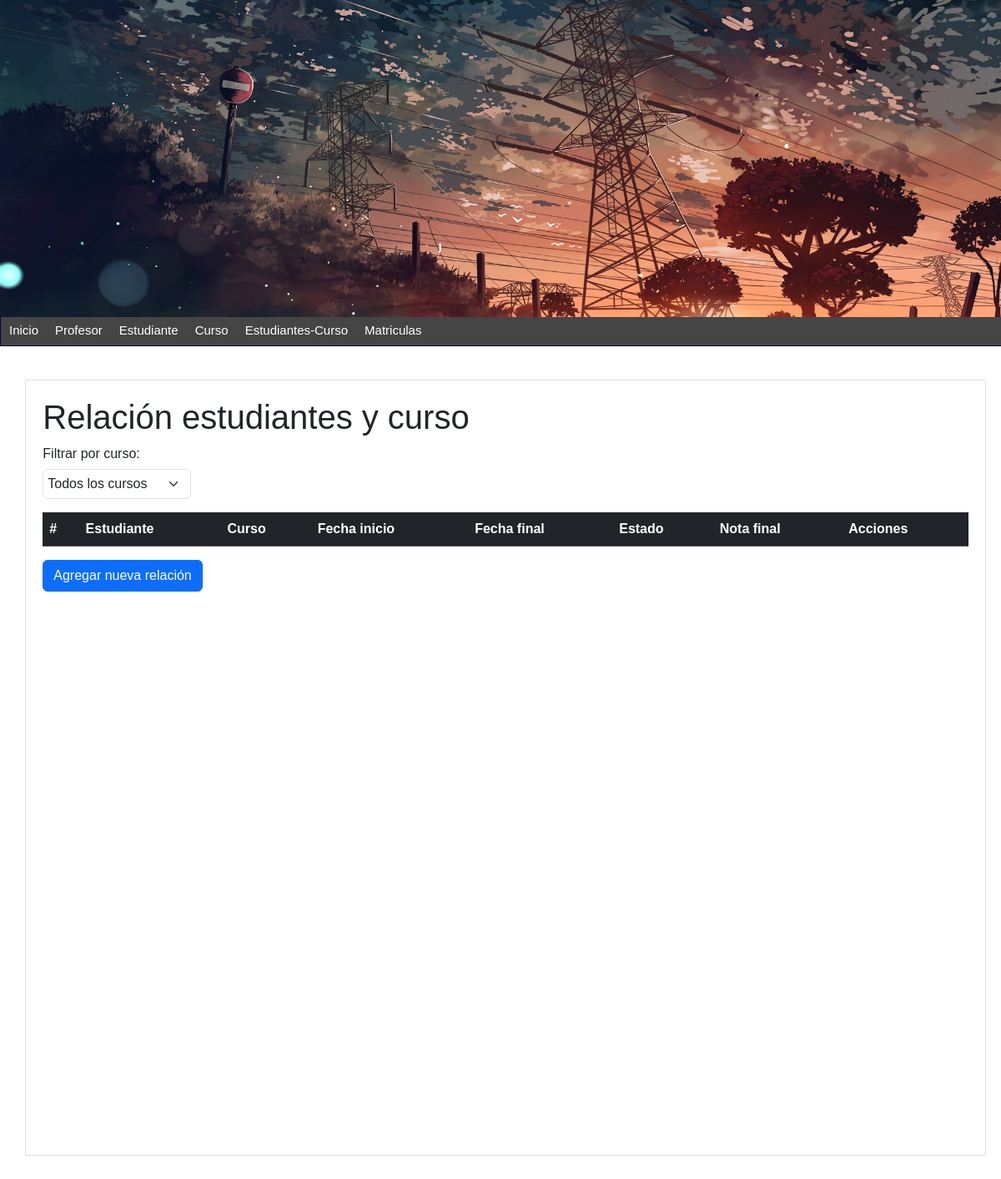
The page /estudiantes-curso/ on the database as committed earlier.
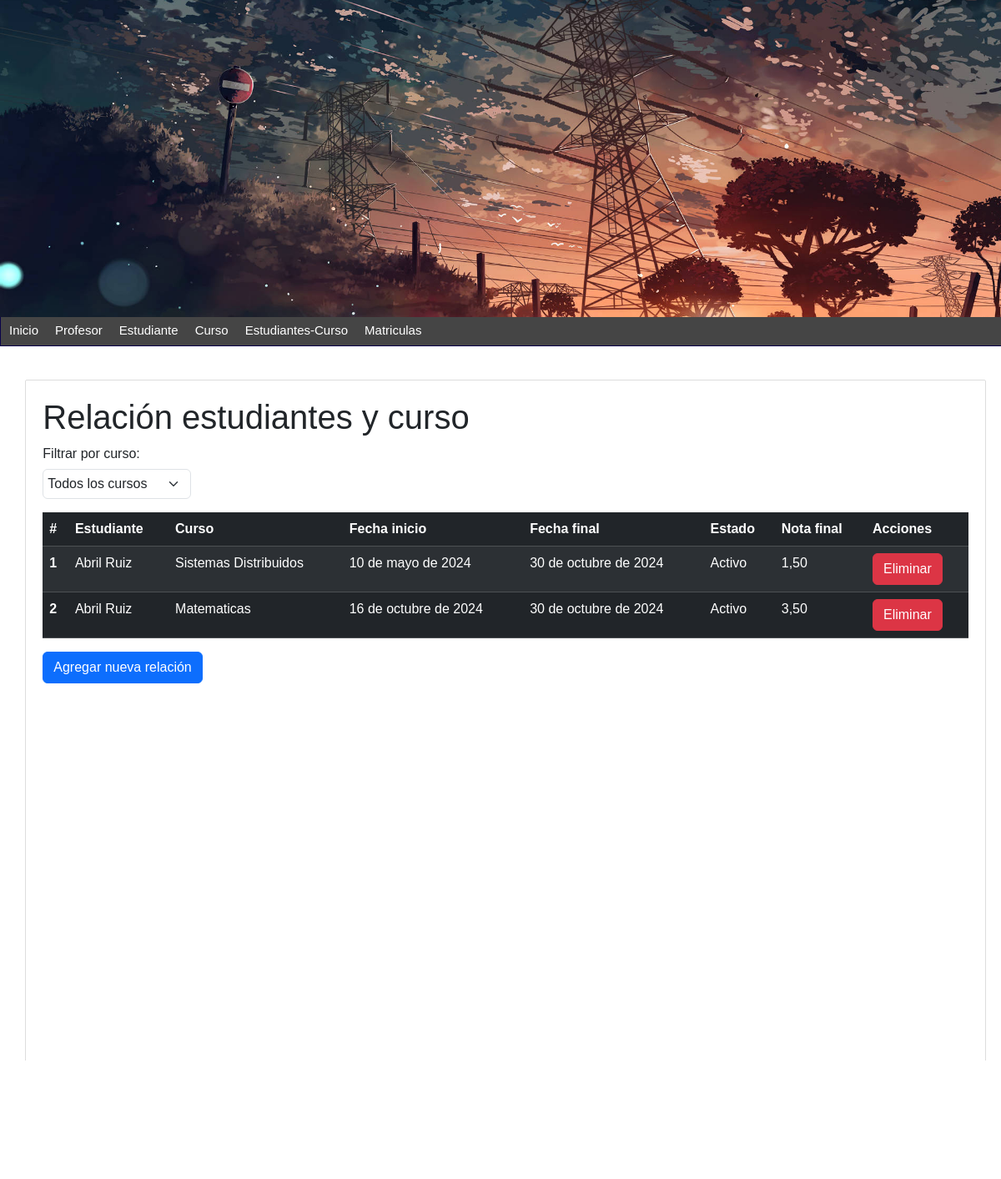
The same page on the database as committed later.
### estudiante_curso/models.py (models this page shows, shortened)
class EstudianteCurso(models.Model):
    estudiante = models.ForeignKey(Persona, on_delete=models.CASCADE, related_name='cursos')
    curso = models.ForeignKey(curso, on_delete=models.CASCADE)
    fechaInicio = models.DateField()
    fechaFinal = models.DateField()
    estado = models.CharField(max_length=100)
    notaFinal = models.DecimalField(max_digits=3, decimal_places=2)
    class Meta:
        db_table = 'Estudiantes_Cursos'

### persona/models.py (models this page shows, shortened)
class Persona(models.Model):
    nombre = models.CharField(max_length=100)
    apellidos = models.CharField(max_length=100)
    dni = models.CharField(max_length=10, unique=True)  # dni unico
    telefono = models.CharField(max_length=10)
    email = models.EmailField()
    fecha_nacimiento = models.DateField()
    rol = models.CharField(max_length=20)
    created_at = models.DateTimeField(auto_now_add=True)
    class Meta:
        db_table = 'persona'

### estudiante_curso/views.py (the view)
# urls.py: path('estudiantes-curso/', Estudiante_Curso, name='lista-estudiantes-cursos'),
def Estudiante_Curso(request):
    cursos = curso.objects.all()  # Obtener todos los cursos para el filtro
    curso_seleccionado = request.GET.get('curso')  # Obtener el curso seleccionado
    if curso_seleccionado:
        estudiantes_cursos = EstudianteCurso.objects.filter(curso_id=curso_seleccionado)  # Filtrar por curso seleccionado
    else:
        estudiantes_cursos = EstudianteCurso.objects.all()  # Mostrar todas las relaciones si no hay curso seleccionado
    return render(request, 'lista_est_cur.html', {
        'title': 'Relación estudiantes y curso',
        'estudiantes_cursos': estudiantes_cursos,
        'cursos': cursos,  # Pasar los cursos para el filtro
        'curso_seleccionado': curso_seleccionado  # Pasar el curso seleccionado para mantenerlo en el formulario
    })

### estudiante_curso/templates/lista_est_cur.html (shortened to what this page needs)
{% extends "index.html" %}
{% block content %}
    <h1>{{ title }}</h1>
    <form method="get" class="mb-3">
        <label for="curso">Filtrar por curso:</label>
        <select name="curso" id="curso" class="form-select" onchange="this.form.submit()">
            <option value="">Todos los cursos</option>
        </select>
    </form>
    <table class="table table-dark table-striped">
        <thead>
            <tr>
                <th scope="col">#</th>
                <th scope="col">Estudiante</th>
                <th scope="col">Curso</th>
                <th scope="col">Fecha inicio</th>
                <th scope="col">Fecha final</th>
                <th scope="col">Estado</th>
                <th scope="col">Nota final</th>
                <th scope="col">Acciones</th>
            </tr>
        </thead>
        <tbody>
            {% for estudiante_curso in estudiantes_cursos %}
            <tr>
                <th scope="row">{{ forloop.counter }}</th>
                <td>{{ estudiante_curso.estudiante.nombre }} {{ estudiante_curso.estudiante.apellidos }}</td>
                <td>{{ estudiante_curso.curso.nombre }}</td>
                <td>{{ estudiante_curso.fechaInicio }}</td>
                <td>{{ estudiante_curso.fechaFinal }}</td>
                <td>{{ estudiante_curso.estado }}</td>
                <td>{{ estudiante_curso.notaFinal }}</td>
                <td>
                    <a href="{% url 'eliminar-estudiante-curso' estudiante_curso.id %}" class="btn btn-danger" onclick="return confirm('¿Estás seguro que deseas eliminar esta relación?');">Eliminar</a>
                </td>
            </tr>
            {% endfor %}
        </tbody>
    </table>
    <a href="{% url 'formulario_estudiante_curso' %}" class="btn btn-primary">Agregar nueva relación</a>
{% endblock %}

Rows that differ between the two databases and show on the page:
added EstudianteCurso: estudiante.nombre "Abril", estudiante.apellidos "Ruiz", curso.nombre "Sistemas Distribuidos", fechaInicio "10 de mayo de 2024", fechaFinal "30 de octubre de 2024", estado "Activo", notaFinal "1,50"
added EstudianteCurso: estudiante.nombre "Abril", estudiante.apellidos "Ruiz", curso.nombre "Matematicas", fechaInicio "16 de octubre de 2024", fechaFinal "30 de octubre de 2024", estado "Activo", notaFinal "3,50"
